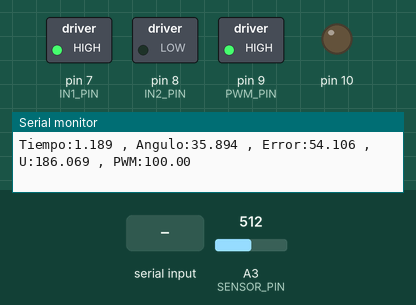
This sketch was run on a simulated Arduino Uno, built with avr-gcc and run on an emulated ATmega328P. Parts: switched loads named in the sketch (green lamp = pin HIGH), output pins drawn as LEDs (lit = HIGH), the last lines printed to the serial monitor. The inputs (shaded band) are chosen by the test bench; at power-on: A3 (SENSOR_PIN) = 512.

Above: at 4.2 s.
4.3 s: A3 (SENSOR_PIN) set to 716
At 6.49 s:
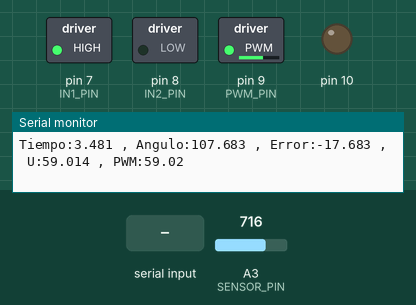
At 7.1 s:
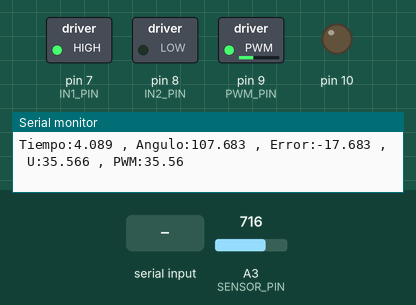
7.3 s: "<30,150>" received over Serial
At 7.9 s:
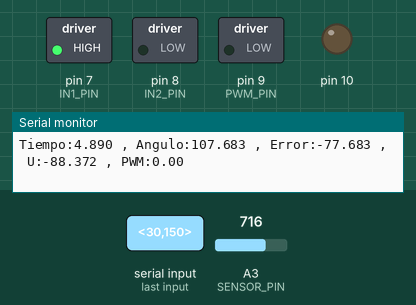
8.8 s: A3 (SENSOR_PIN) set to 306
Timing chart, 0 to 12.2 s (numbered marks = the images above; inputs shaded):
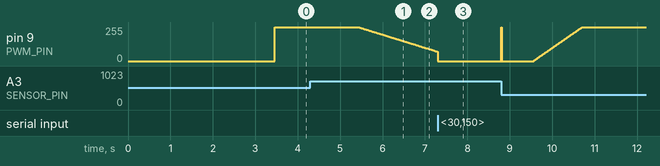

The sketch:

Codigo_ESP.ino
```cpp
#include <Arduino.h>

// =====================================================
// CONFIGURACIÓN DEL PWM
// =====================================================

constexpr uint8_t PWM_RES = 12;
constexpr uint16_t PWM_MAX = (1UL << PWM_RES) - 1;

// =====================================================
// ASIGNACIÓN DE PINES
// =====================================================

const byte SENSOR_PIN = A3;
const byte PWM_PIN = 9;

const byte IN1_PIN = 7;
const byte IN2_PIN = 8;

// =====================================================
// CONFIGURACIÓN GENERAL
// =====================================================

const unsigned long TIEMPO_MUESTREO_MS = 10;
const float ts = 0.010;

const int OFFSET_ADC = 410;

unsigned long tiempoInicio = 0;

// =====================================================
// VARIABLES DE MEDICIÓN
// =====================================================

float anguloGrados = 0.0;
float anguloRadianes = 0.0;

// =====================================================
// VARIABLES DE CONTROL
// =====================================================

float Ref = 90.0;          // Referencia en grados
float U_t = 0.0;           // Salida saturada del PID
uint16_t pwmDuty = 0;      // Valor PWM final

const float Uunits = 100.0;  // 100 equivale al 100 % de PWM

// =====================================================
// PID
// =====================================================

float k_p = 0.8;
float k_i = 1.3;
float k_d = 0.25;

int N = 100;

float e_n = 0.0;
float e_n_1 = 0.0;

float u_p = 0.0;
float u_i = 0.0;
float u_d = 0.0;
float u_n = 0.0;

float u_n_1_i = 0.0;
float u_n_1_d = 0.0;

// =====================================================
// ENTRADA SERIAL PARA CAMBIAR REFERENCIA
// Formato: <30>
// =====================================================

const byte numChars = 32;
char receivedChars[numChars];
boolean newData = false;

// =====================================================
// PROTOTIPOS
// =====================================================

void setupPWMadj();
void analogWriteADJ(uint8_t pin, uint16_t valor);
void recvWithStartEndMarkers();
void parseData();

// =====================================================
// CONFIGURACIÓN INICIAL
// =====================================================

void setup() {
  Serial.begin(115200);

  pinMode(SENSOR_PIN, INPUT);
  pinMode(PWM_PIN, OUTPUT);
  pinMode(IN1_PIN, OUTPUT);
  pinMode(IN2_PIN, OUTPUT);

  // Dirección fija del motor
  digitalWrite(IN1_PIN, HIGH);
  digitalWrite(IN2_PIN, LOW);

  setupPWMadj();

  analogWriteADJ(PWM_PIN, 0);

  Serial.println("tiempo_s,adc,angulo_deg,error,u_p,u_i,u_d,u_n,pwm_porcentaje,pwm_valor");

  delay(3000);

  tiempoInicio = millis();
}

// =====================================================
// BUCLE PRINCIPAL
// =====================================================

void loop() {
  static unsigned long tiempoAnterior = 0;

  unsigned long tiempoActual = millis();

  if (tiempoActual - tiempoAnterior >= TIEMPO_MUESTREO_MS) {
    tiempoAnterior += TIEMPO_MUESTREO_MS;

    // =====================================================
    // LECTURA DEL SENSOR
    // =====================================================

    int lecturaADC = analogRead(SENSOR_PIN);

    int lecturaCorregida = lecturaADC - OFFSET_ADC;

    anguloGrados = (lecturaCorregida * 360.0) / 1023.0;
    anguloRadianes = anguloGrados * PI / 180.0;

    // =====================================================
    // ERROR
    // =====================================================

    e_n = Ref - anguloGrados;

    // =====================================================
    // PID DISCRETO
    // =====================================================

    u_p = k_p * e_n;

    u_i = (k_i * ts * e_n_1) + u_n_1_i;

    u_d = (k_d * N * e_n)
        - (k_d * N * e_n_1)
        - (N * ts * u_n_1_d)
        + u_n_1_d;

    u_n = u_p + u_i + u_d;

    /*
    // =====================================================
    // MEJORA FUTURA: ANTI-WINDUP (CLAMPING)
    // =====================================================
    // INSTRUCCIONES DE USO:
    // Si el péndulo físico presenta un sobrepico masivo tras
    // saturarse el motor, comenta las variables "u_i" y "u_n"
    // de arriba y descomenta este bloque para activar la protección.

    float u_i_tentativo = (k_i * ts * e_n_1) + u_n_1_i;
    float u_n_tentativo = u_p + u_i_tentativo + u_d;

    if ((u_n_tentativo >= Uunits && e_n > 0) || (u_n_tentativo <= 0.0 && e_n < 0)) {
        u_i = u_n_1_i; // Saturado: Congelar el integrador
    } else {
        u_i = u_i_tentativo; // No saturado: Integrar normal
    }

    u_n = u_p + u_i + u_d;
    */

    // =====================================================
    // SATURACIÓN Y CONVERSIÓN A PWM
    // =====================================================

    U_t = constrain(u_n, 0.0, Uunits);

    pwmDuty = round((U_t / Uunits) * PWM_MAX);
    pwmDuty = constrain(pwmDuty, 0, PWM_MAX);

    analogWriteADJ(PWM_PIN, pwmDuty);

    // =====================================================
    // ACTUALIZAR MEMORIAS DEL PID
    // =====================================================

    e_n_1 = e_n;
    u_n_1_i = u_i;
    u_n_1_d = u_d;

    // =====================================================
    // MONITOR SERIAL
    // =====================================================

    float tiempoSegundos = (tiempoActual - tiempoInicio) / 1000.0;
    float pwmPorcentaje = (pwmDuty * 100.0) / PWM_MAX;

    Serial.print("Tiempo:");
    Serial.print(tiempoSegundos, 3);
    Serial.print(" , ");
    Serial.print("Angulo:");
    Serial.print(anguloGrados, 3);
    Serial.print(" , ");
    Serial.print("Error:");
    Serial.print(e_n, 3);
    Serial.print(" , ");
    Serial.print("U:");
    Serial.print(u_n, 3);
    Serial.print(" , ");
    Serial.print("PWM:");
    Serial.println(pwmPorcentaje, 2);
  }

  // Leer nueva referencia por Serial
  recvWithStartEndMarkers();

  if (newData == true) {
    parseData();
    newData = false;
  }
}

// =====================================================
// TIMER1: FAST PWM CON ICR1 COMO TOP
// =====================================================

void setupPWMadj() {
  // Pin 9 = PB1 = OC1A
  // Pin 10 = PB2 = OC1B
  DDRB |= _BV(PB1) | _BV(PB2);

  // Fast PWM, modo 14, salidas no inversoras
  TCCR1A =
      _BV(COM1A1) |
      _BV(COM1B1) |
      _BV(WGM11);

  // Sin preescalador
  TCCR1B =
      _BV(WGM13) |
      _BV(WGM12) |
      _BV(CS10);

  ICR1 = PWM_MAX;

  OCR1A = 0;
  OCR1B = 0;
}

// =====================================================
// ANALOG WRITE AJUSTADO A 12 BITS
// =====================================================

void analogWriteADJ(uint8_t pin, uint16_t valor) {
  valor = constrain(valor, 0, PWM_MAX);

  switch (pin) {
    case 9:
      OCR1A = valor;
      break;

    case 10:
      OCR1B = valor;
      break;

    default:
      break;
  }
}

// =====================================================
// ENTRADA SERIAL CON FORMATO <valor>
// Ejemplo: <30>
// =====================================================

void recvWithStartEndMarkers() {
  static boolean recvInProgress = false;
  static byte ndx = 0;

  char startMarker = '<';
  char endMarker = '>';
  char rc;

  while (Serial.available() > 0 && newData == false) {
    rc = Serial.read();

    if (recvInProgress == true) {
      if (rc != endMarker) {
        receivedChars[ndx] = rc;
        ndx++;

        if (ndx >= numChars) {
          ndx = numChars - 1;
        }
      }
      else {
        receivedChars[ndx] = '\0';
        recvInProgress = false;
        ndx = 0;
        newData = true;
      }
    }
    else if (rc == startMarker) {
      recvInProgress = true;
    }
  }
}

void parseData() {
  Ref = atof(receivedChars);

  Serial.print("Nueva referencia: ");
  Serial.println(Ref);
}
```

Measured:
- after the input at 4.3 s, pin 9 (PWM_PIN): moves from 255/255 to 70/255 over 1.9 s, starting after 1.1 s
